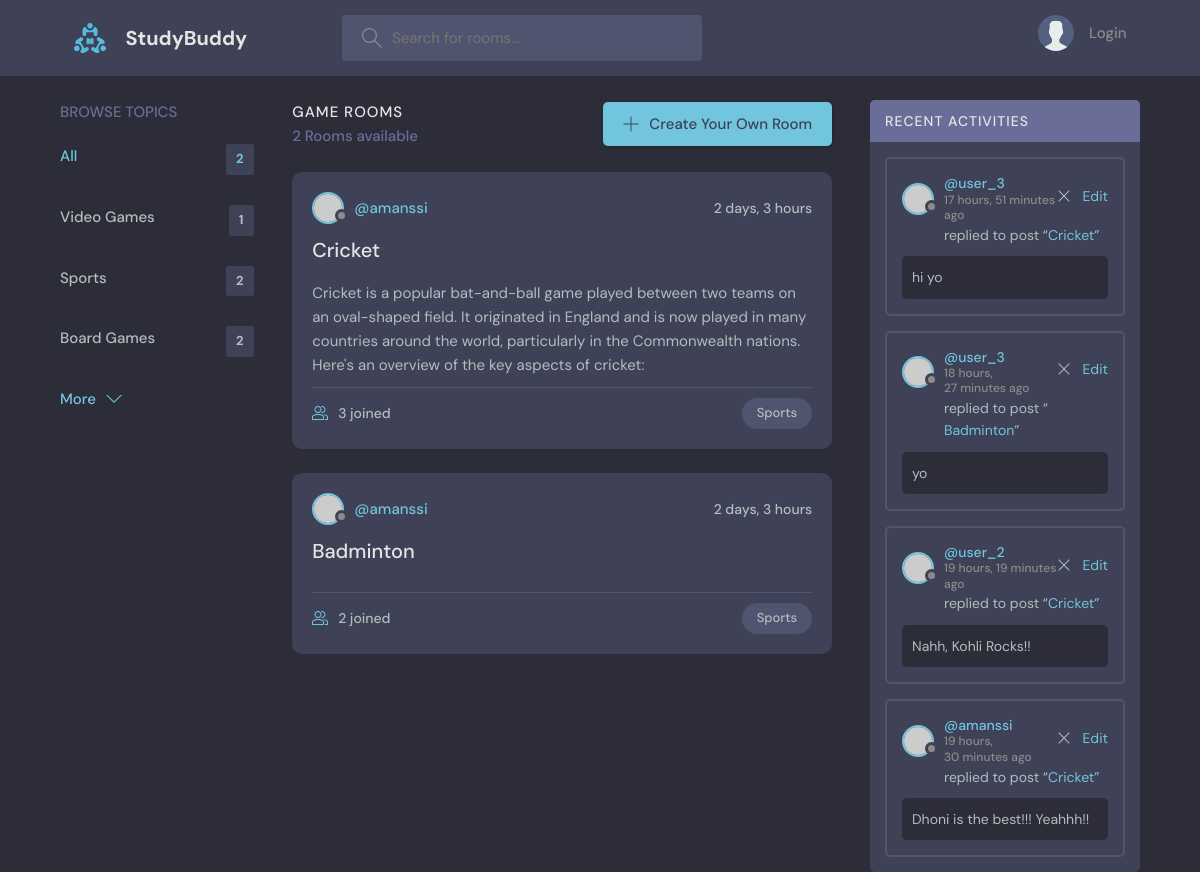
/?query=Sports, run on the app's committed database.
### base/models.py (models this page shows)
class Topic(models.Model):
    name = models.CharField(max_length=200)
    def __str__(self):
        return self.name

class Room(models.Model):
    host = models.ForeignKey(User, on_delete=models.CASCADE, null=True)
    topic = models.ForeignKey(Topic, on_delete=models.CASCADE, null=True)
    name = models.CharField(max_length=200)
    description = models.TextField(null=True, blank=True)
    participants = models.ManyToManyField(User, related_name='participants', blank=True)
    updated = models.DateTimeField(auto_now=True)
    created = models.DateTimeField(auto_now_add=True)
    class Meta:
        ordering = ['-updated', '-created']
    def __str__(self):
        return self.name

class Message(models.Model):
    user = models.ForeignKey(User, on_delete=models.CASCADE, default='amanssi')
    room = models.ForeignKey(Room, on_delete=models.CASCADE, )
    body = models.TextField()
    updated = models.DateTimeField(auto_now=True)
    created = models.DateTimeField(auto_now_add=True)
    def __str__(self):
        return self.body[:50]

### base/views.py (the view)
# urls.py: path('', views.home, name="home_name"),
def home(request):
    query = request.GET.get('query')
    rooms=Room.objects.filter()
    allMessages=Message.objects.all().order_by('-created')[:5]
    if query:
        allMessages=Message.objects.filter(
            Q(room__topic__name__icontains=query) |
            Q(room__name__icontains=query) |
            Q(user__username__icontains=query) |
            Q(body__icontains=query)).order_by('-created')[:5]
        rooms=Room.objects.filter(
            Q(topic__name__icontains=query) |
            Q(name__icontains=query) |
            Q(host__username__icontains=query) |
            Q(description__icontains=query))
    topics=Topic.objects.all()
    context={'rooms':rooms, 'rooms_count':rooms.count(), 'topics':topics, 'allMessages':allMessages}
    return render(request, 'base/home.html', context)

### base/templates/base/home.html (shortened to what this page needs)
{% extends 'main.html' %}
{% block content %}
<main class="layout layout--3">
  <div class="container">
    {% include 'base/topicsComponent.html' %}
    <div class="roomList">
      <div class="roomList__header">
        <div>
          <h2>Game Rooms</h2>
          <p>{{rooms_count}} Rooms available</p>
        </div>
        <a class="btn btn--main" href="{% url 'create-room_name' %}">
          <svg version="1.1" xmlns="http://www.w3.org/2000/svg" width="32" height="32" viewBox="0 0 32 32">
            <title>add</title>
            <path
              d="M16.943 0.943h-1.885v14.115h-14.115v1.885h14.115v14.115h1.885v-14.115h14.115v-1.885h-14.115v-14.115z"
            ></path>
          </svg>
          Create Your Own Room
        </a>
      </div>
      {% include 'base/feedComponent.html' %}
    </div>
    <div class="activities">
      <div class="activities__header">
        <h2>Recent Activities</h2>
      </div>
      {% include 'base/activityComponent.html' %}
    </div>
  </div>
</main>
{% endblock content %}

### base/templates/base/topicsComponent.html
<div class="topics">
    <div class="topics__header">
      <h2>Browse Topics</h2>
    </div>
    <ul class="topics__list">
      <li>
        <a href="{% url 'home_name' %}" class="active">All <span>{{rooms_count}}</span></a>
      </li>
      {% for topic in topics %}
      <li>
        <a href="{% url 'home_name' %}?query={{topic.name}}">{{topic.name}}<span>{{topic.room_set.all.count}}</span></a>
      </li>
      {% endfor %}
    </ul>
    <a class="btn btn--link" href="topics.html">
      More
      <svg version="1.1" xmlns="http://www.w3.org/2000/svg" width="32" height="32" viewBox="0 0 32 32">
        <title>chevron-down</title>
        <path d="M16 21l-13-13h-3l16 16 16-16h-3l-13 13z"></path>
      </svg>
    </a>
  </div>

### base/templates/base/feedComponent.html (shortened to what this page needs)
{% for room in rooms %}
<div class="roomListRoom">
    <div class="roomListRoom__header">
    <a href="{% url 'userProfile_name' room.host.username %}" class="roomListRoom__author">
        <div class="avatar avatar--small">
        <img src="https://randomuser.me/api/portraits/women/11.jpg" />
        </div>
        <span>@{{room.host.username}}</span>
    </a>
    <div class="roomListRoom__actions">
        <span>{{room.created|timesince}}</span>
    </div>
    </div>
    <div class="roomListRoom__content">
    <a href="{% url 'room_name' room.id %}">{{room.name}}</a>
    <p>{{room.description}}</p>
    </div>
    <div class="roomListRoom__meta">
    <a href="{% url 'room_name' room.id %}" class="roomListRoom__joined">
        {{room.participants.count}} joined
    </a>
    <p class="roomListRoom__topic">{{room.topic}}</p>
    </div>
</div>
{% endfor %}

### base/templates/base/activityComponent.html
{% for message in allMessages %}
<div class="activities__box">
    <div class="activities__boxHeader roomListRoom__header">
      <a href="{% url 'userProfile_name' message.user.username %}" class="roomListRoom__author">
        <div class="avatar avatar--small">
          <img src="https://randomuser.me/api/portraits/women/11.jpg" />
        </div>
        <p>
          @{{message.user}}
          <span>{{message.created|timesince}} ago</span>
        </p>
      </a>
      <div class="roomListRoom__actions">
        <a href="{% url 'delete-message_name' message.id %}">
          <svg version="1.1" xmlns="http://www.w3.org/2000/svg" width="32" height="32" viewBox="0 0 32 32">
            <title>Remove</title>
            <path
              d="M27.314 6.019l-1.333-1.333-9.98 9.981-9.981-9.981-1.333 1.333 9.981 9.981-9.981 9.98 1.333 1.333 9.981-9.98 9.98 9.98 1.333-1.333-9.98-9.98 9.98-9.981z"
            ></path>
          </svg>
        </a>
        <a href="{% url 'edit-message_name' message.id %}"> <p>Edit</p> </a>
      </div>
    </div>
    <div class="activities__boxContent">
      <p>replied to post “<a href="{% url 'room_name' message.room.id %}">{{message.room}}</a>”</p>
      <div class="activities__boxRoomContent">
        {{message}}
      </div>
    </div>
  </div>
{% endfor %}

### data on the page
Topic: name "Video Games", room_set.all.count "1"
Topic: name "Sports", room_set.all.count "2"
Topic: name "Board Games", room_set.all.count "2"
Room: host.username "amanssi", created "2 days, 3 hours", name "Cricket", description "Cricket is a popular bat-and-ball game played between two teams on an oval-shaped field. It originated in England and is now played in many countries around the world, particularly in the Commonwealth nations. Here's an overview of the key aspects of cricket:", participants.count "3", topic "Sports"
Room: host.username "amanssi", created "2 days, 3 hours", name "Badminton", participants.count "2", topic "Sports"
Message: user "user_3", created "17 hours, 51 minutes", room "Cricket", body "hi yo"
Message: user "user_3", created "18 hours, 27 minutes", room "Badminton", body "yo"
Message: user "user_2", created "19 hours, 19 minutes", room "Cricket", body "Nahh, Kohli Rocks!!"
Message: user "amanssi", created "19 hours, 30 minutes", room "Cricket", body "Dhoni is the best!!! Yeahhh!!"

### other printed values
{{ rooms_count }} "2"
